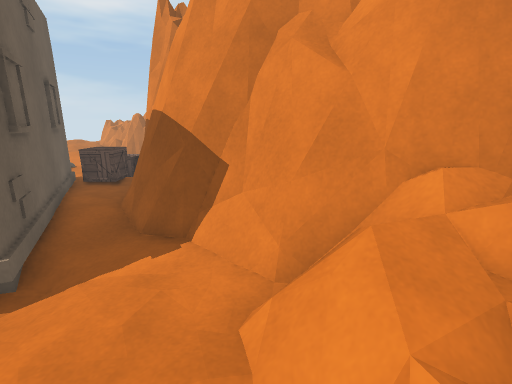
[1] (above)

21 first-person views from a walk through a Unity game level. The camera is 1.2 m above the floor, tilts 14° down and sees 85° across. The floor is counted in squares, 0.5 m on a side. Each view is taken from the middle of a square. On the plan, view 1 faces up. The plan holds only what a view shows up to about 18 squares ahead; the rest is blank. The place goes on beyond the plan. The player is left out. Some animated figures are left out. Surface patterns are stand-ins for the level's own textures.

[2]
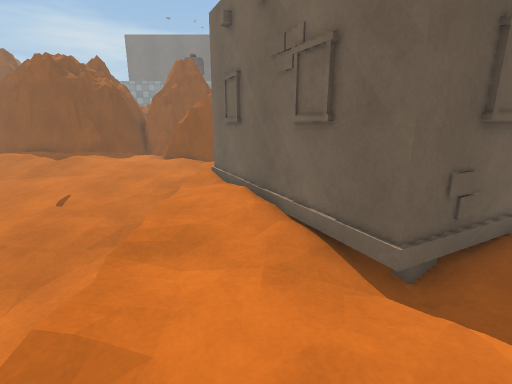

[3]
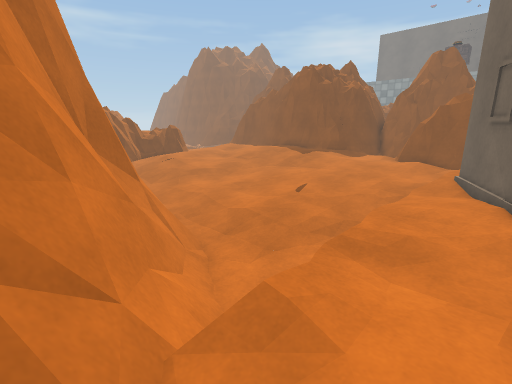

[4]
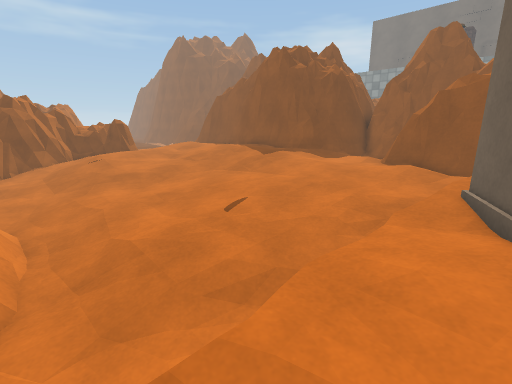

[5]
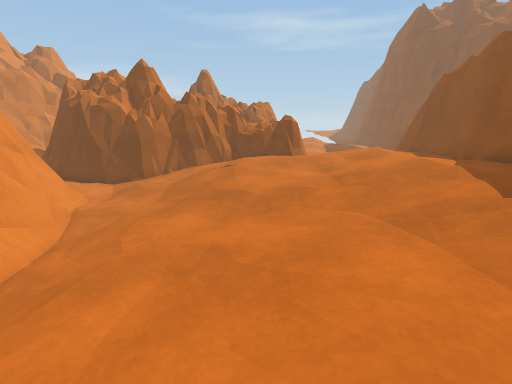

[6]
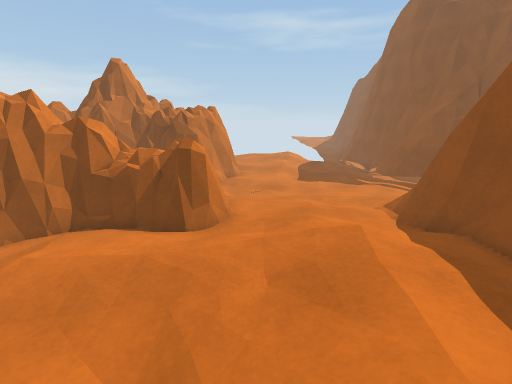

[7]
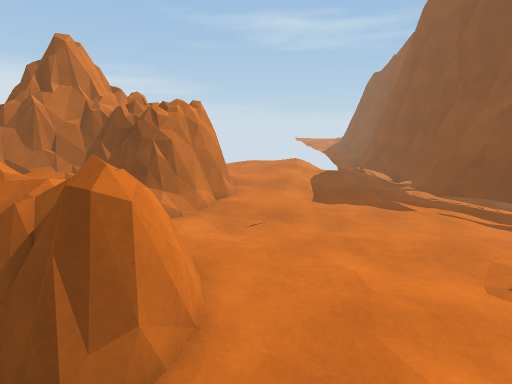

[8]
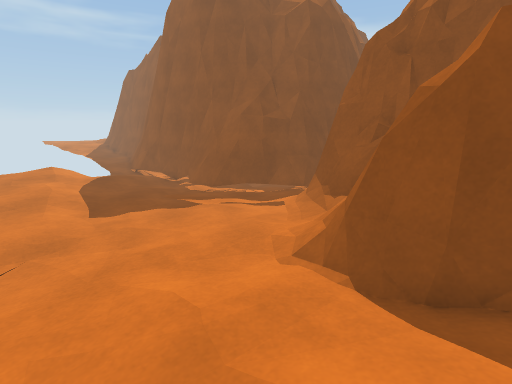

[9]
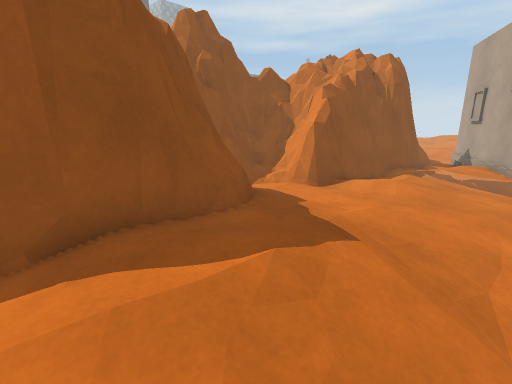

[10]
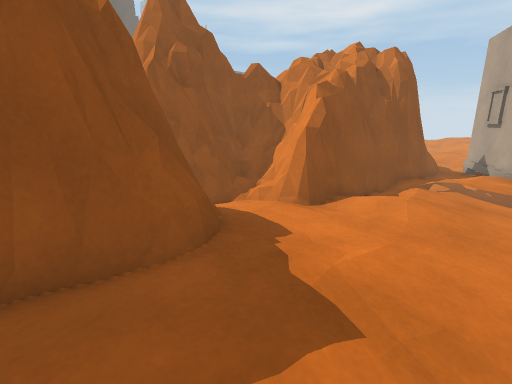

[11]
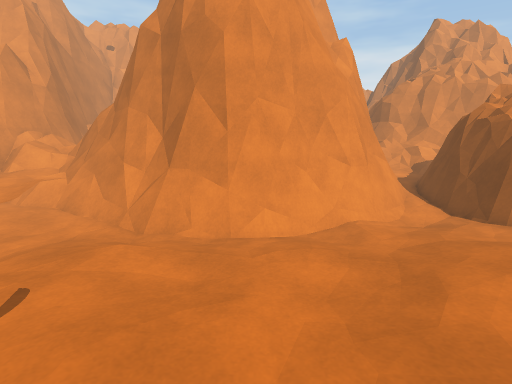

[12]
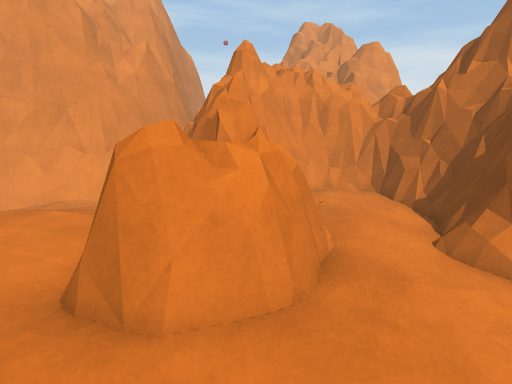

[13]
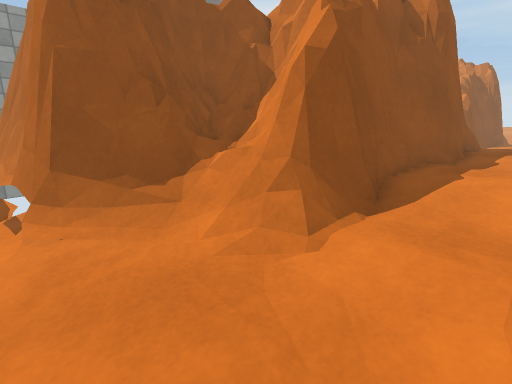

[14]
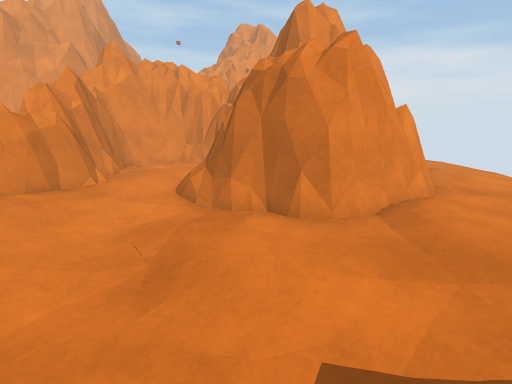

[15]
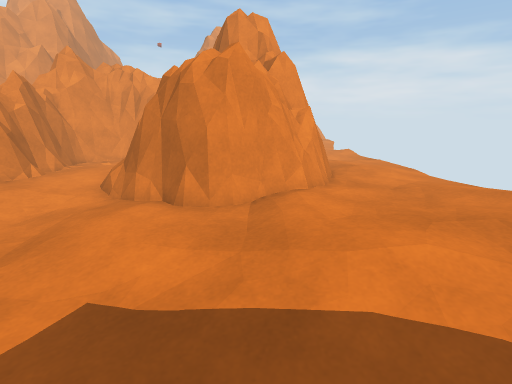

[16]
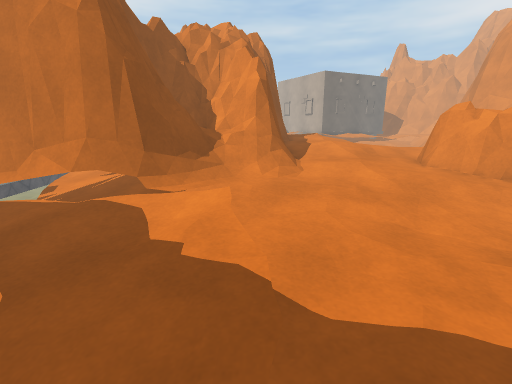

[17]
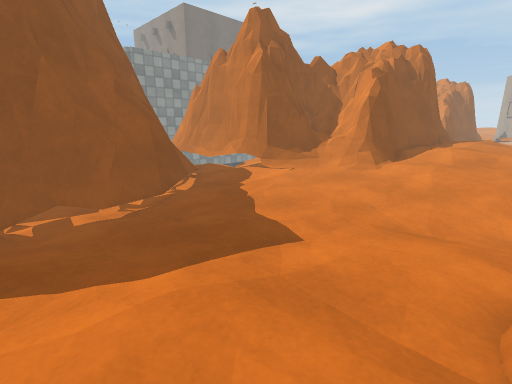

[18]
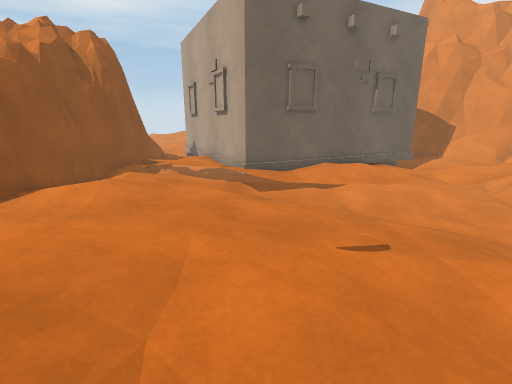

[19]
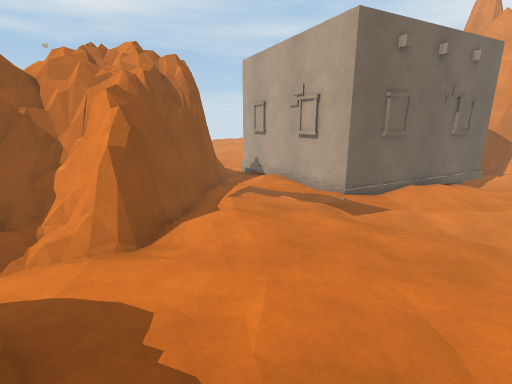

[20]
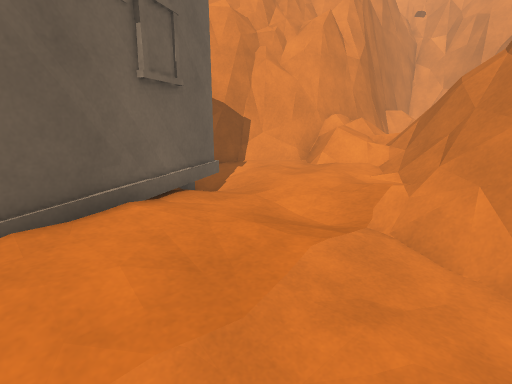

[21]
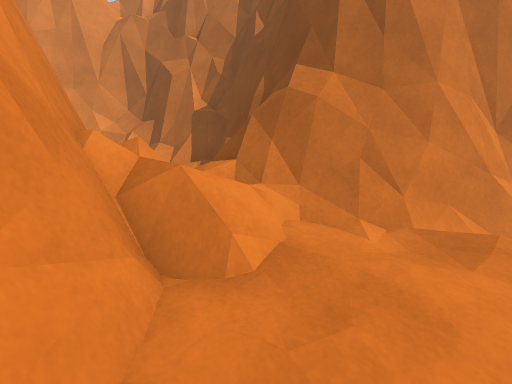

### Floor plan
Key: @ floor where view 1 was taken; # wall or solid block; . main floor; : floor 0.25 m higher than the main floor; - floor 0.25 m lower than the main floor; + floor 0.5 m higher than the main floor; _ floor 0.5 m lower than the main floor; * floor 0.75 m higher than the main floor; % floor 1 m higher than the main floor; / step, stairs or slope; = window, fence, low wall or low ledge; ^ raised ledge; B building; O other object.
Columns run from 27 left of view 1 to 7 right of it. Each row starts with its distance up from view 1.
  9          B             ##
  8        = B#          #:=###
  7        #=:##         #B:=####
  6        #=:B#          B:::=#####
  5        ##::##         OB:::===###
  4        ##:+B#      ####:::::*% =##
  3        ##:++B     ##BB:::::+*%%%
  2        #=:++B# ####+:::::::+***
  1        #:/+++###B+::::::::::+###
  0        #///+++#::::::::::::@=^===
 -1   ###  #::::::////=:--_-=.==^^###==
 -2   ##^###:++:::...-----__#^#^#^^^###
 -3   #==###+++::::...---___####^^   ^^
 -4   #=+=#=:++::::....---__=###
 -5   #=///::::::::.....-__#^#
 -6   ##=:++::++::::..../_#=##
 -7   ##=#++++++::::...--_=##
 -8      #=#++++::::..---_=#
 -9      ##=#+++/::...---_=#
-10       ##=+++/:....---_=##
-11        #=+*//::...---_###
-12        #=**+/::...---_#^##
-13        ##**++:::...--__=##
-14        ##+*++::::../---#^#
-15        #=++++:::::./---_=##
-16        ##++++::::::/--__=^##
-17        #++++++::+://--/__==#
-18        #+++++++++://.--__-#=
-19   ######++++++:::::..=######
-20   #^^###::++::::::#==###
-21   #=%=##:::::=#===#####
-22   ##%/==:::::=#^=###
-23   ##=///.::::=^^^######
-24   ##=:....::::=======###
-25 ####/.................=#
-26 ..////................=#
-27 ............--........##
-28 =...../....--..#==.#==##
-29 #=-.../--......####=###
-30 ##=.../-.-....##
-31  ##=-./..-...=#
-32  ##=---......=##
-33  ##=--........##
-34  ##=----..::::=##
-35   #----...::...=#
-36   #---....::....#

Positions as (right, up) in squares from view 1, and headings:
1: (0, 0), facing up
2: (0, 2), facing left
3: (0, 2), facing down-left
4: (-5, 1), facing down-left
5: (-11, -4), facing down
6: (-15, -13), facing down
7: (-15, -18), facing down
8: (-15, -19), facing down-left
9: (-14, -14), facing up-left
10: (-15, -12), facing up-left
11: (-15, -10), facing right
12: (-17, -23), facing right
13: (-17, -26), facing up-left
14: (-20, -30), facing right
15: (-21, -33), facing right
16: (-21, -33), facing up
17: (-14, -36), facing up-left
18: (-13, -11), facing up
19: (-17, -11), facing up
20: (-10, -3), facing up-right
21: (-3, 6), facing down-right
